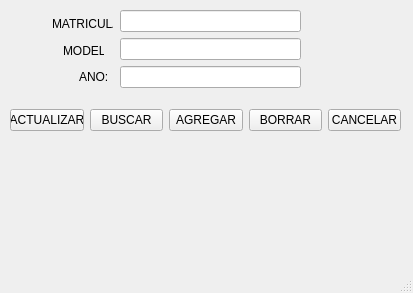
<?xml version="1.0" encoding="UTF-8"?>
<ui version="4.0">
 <class>MainWindow</class>
 <widget class="QMainWindow" name="MainWindow">
  <property name="geometry">
   <rect>
    <x>0</x>
    <y>0</y>
    <width>413</width>
    <height>293</height>
   </rect>
  </property>
  <property name="windowTitle">
   <string>Crud Autos</string>
  </property>
  <widget class="QWidget" name="centralwidget">
   <widget class="QWidget" name="horizontalLayoutWidget_2">
    <property name="geometry">
     <rect>
      <x>10</x>
      <y>100</y>
      <width>391</width>
      <height>41</height>
     </rect>
    </property>
    <layout class="QHBoxLayout" name="horizontalLayout_2">
     <item>
      <widget class="QPushButton" name="BtnActualizar">
       <property name="font">
        <font>
         <pointsize>9</pointsize>
        </font>
       </property>
       <property name="text">
        <string>ACTUALIZAR</string>
       </property>
      </widget>
     </item>
     <item>
      <widget class="QPushButton" name="BtnBuscar">
       <property name="font">
        <font>
         <pointsize>9</pointsize>
        </font>
       </property>
       <property name="text">
        <string>BUSCAR</string>
       </property>
      </widget>
     </item>
     <item>
      <widget class="QPushButton" name="BtnAgregar">
       <property name="font">
        <font>
         <pointsize>9</pointsize>
        </font>
       </property>
       <property name="text">
        <string>AGREGAR</string>
       </property>
      </widget>
     </item>
     <item>
      <widget class="QPushButton" name="BtnBorrar">
       <property name="font">
        <font>
         <pointsize>9</pointsize>
        </font>
       </property>
       <property name="text">
        <string>BORRAR</string>
       </property>
      </widget>
     </item>
     <item>
      <widget class="QPushButton" name="BtnCancelar">
       <property name="font">
        <font>
         <pointsize>9</pointsize>
        </font>
       </property>
       <property name="text">
        <string>CANCELAR</string>
       </property>
      </widget>
     </item>
    </layout>
   </widget>
   <widget class="QWidget" name="verticalLayoutWidget">
    <property name="geometry">
     <rect>
      <x>120</x>
      <y>10</y>
      <width>181</width>
      <height>81</height>
     </rect>
    </property>
    <layout class="QVBoxLayout" name="verticalLayout">
     <item>
      <widget class="QLineEdit" name="InsertMatricula"/>
     </item>
     <item>
      <widget class="QLineEdit" name="InsertModelo"/>
     </item>
     <item>
      <widget class="QLineEdit" name="InsertAnio"/>
     </item>
    </layout>
   </widget>
   <widget class="QWidget" name="horizontalLayoutWidget">
    <property name="geometry">
     <rect>
      <x>90</x>
      <y>140</y>
      <width>261</width>
      <height>101</height>
     </rect>
    </property>
    <layout class="QHBoxLayout" name="horizontalLayout">
     <item>
      <widget class="QLabel" name="labeldisplay">
       <property name="text">
        <string/>
       </property>
      </widget>
     </item>
    </layout>
   </widget>
   <widget class="QLabel" name="label">
    <property name="geometry">
     <rect>
      <x>52</x>
      <y>12</y>
      <width>61</width>
      <height>24</height>
     </rect>
    </property>
    <property name="text">
     <string>MATRICULA:</string>
    </property>
   </widget>
   <widget class="QLabel" name="label_2">
    <property name="geometry">
     <rect>
      <x>63</x>
      <y>34</y>
      <width>41</width>
      <height>33</height>
     </rect>
    </property>
    <property name="text">
     <string>MODELO:</string>
    </property>
   </widget>
   <widget class="QLabel" name="label_3">
    <property name="geometry">
     <rect>
      <x>79</x>
      <y>66</y>
      <width>31</width>
      <height>21</height>
     </rect>
    </property>
    <property name="text">
     <string>ANO:</string>
    </property>
   </widget>
  </widget>
  <widget class="QMenuBar" name="menubar">
   <property name="geometry">
    <rect>
     <x>0</x>
     <y>0</y>
     <width>413</width>
     <height>18</height>
    </rect>
   </property>
  </widget>
  <widget class="QStatusBar" name="statusbar"/>
 </widget>
 <resources/>
 <connections/>
</ui>
